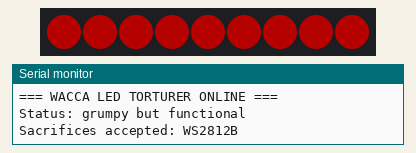
The sketch below on a simulated Arduino Uno, built with avr-gcc and run on an emulated ATmega328P. On the bench: 9 RGB LEDs in strip order, left to right, the last lines printed to the serial monitor. Dim RGB values are drawn brighter than linear.

Above: at 1.1 s.
At 1.9 s:
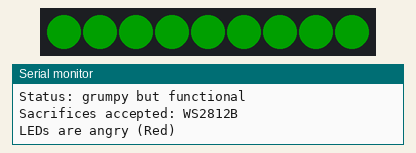
At 2.7 s:
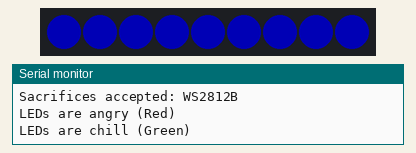
At 3.5 s:
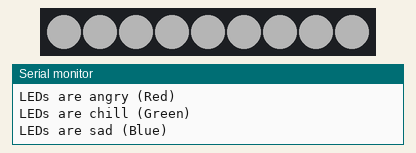
At 4.71 s:
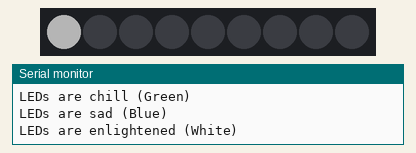
At 5.91 s:
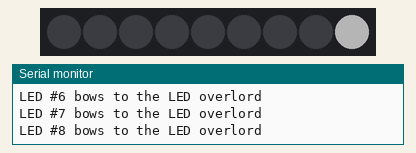

Measured:
- by itself, everything shown: repeats every 5.0 s, in 13 steps
- what the display in image 0 shows lasts 0.8 s, from 1.0 s to 1.8 s
- what the display in image 3 shows lasts 1.2 s, from 3.4 s to 4.6 s

The sketch:

wacca.ino
```cpp
#include <FastLED.h>

#define LED_PIN 6
#define NUM_LEDS 9
#define LED_TYPE WS2812B
#define COLOR_ORDER GRB

CRGB leds[NUM_LEDS];

void setup() {
  delay(1000);
  FastLED.addLeds<LED_TYPE, LED_PIN, COLOR_ORDER>(leds, NUM_LEDS);
  FastLED.setBrightness(64);


  Serial.begin(9600);
  while (!Serial) {}
  Serial.println("=== WACCA LED TORTURER ONLINE ===");
  Serial.println("Status: grumpy but functional");
  Serial.println("Sacrifices accepted: WS2812B");
}

void loop() {

  fill_solid(leds, NUM_LEDS, CRGB::Red);
  FastLED.show(); delay(800);
  Serial.println("LEDs are angry (Red)");

  fill_solid(leds, NUM_LEDS, CRGB::Green);
  FastLED.show(); delay(800);
  Serial.println("LEDs are chill (Green)");

  fill_solid(leds, NUM_LEDS, CRGB::Blue);
  FastLED.show(); delay(800);
  Serial.println("LEDs are sad (Blue)");

  fill_solid(leds, NUM_LEDS, CRGB::White);
  FastLED.show(); delay(1200);
  Serial.println("LEDs are enlightened (White)");


  fill_solid(leds, NUM_LEDS, CRGB::Black);
  for (int i = 0; i < NUM_LEDS; i++) {
    leds[i] = CRGB::White;
    FastLED.show();
    delay(150);
    leds[i] = CRGB::Black;

    Serial.print("LED #");
    Serial.print(i + 1);
    Serial.println(" bows to the LED overlord");
  }
}
```
